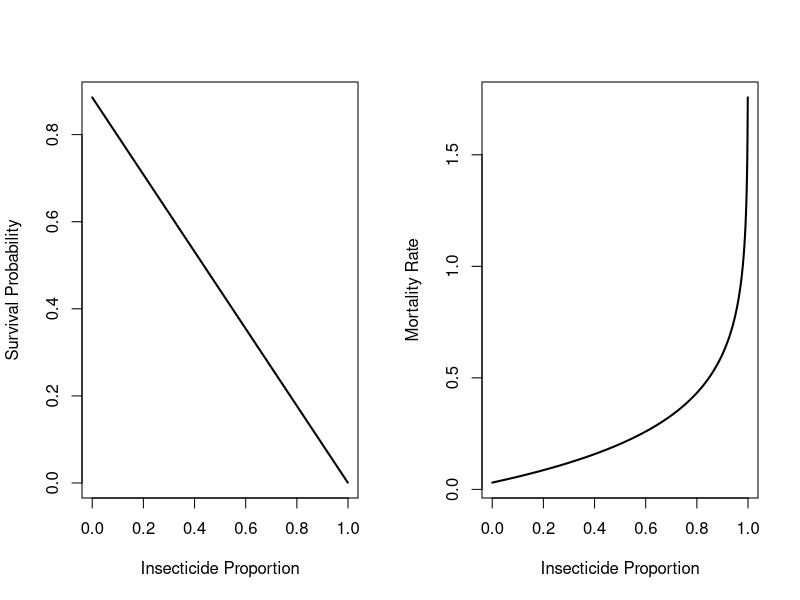

Reproduce this figure in R.


-1 * log(0.885)/4

qf <- 0.96
qn <- 0.98
feed.cyc <- 4
p <- 0.1

mat <- matrix(1:2000, ncol = 2)
mat[] <- NA
pmat <- seq(0,0.999,0.001)

for (i in 0:999){
  p <- i/1000
  
  val1 <- (1-p)* qf * qn^feed.cyc
  val2 <- -1 *log((1-p)* qf * qn^feed.cyc)/feed.cyc
  
  mat[i+1,1] <- val1
  mat[i+1,2] <- val2
}


-1 *log((1-p)* qf * qn^feed.cyc)/feed.cyc



par(mfrow=c(1,2))
plot(mat[1:1000,1] ~ pmat, lwd = 2, type = 'l', ylab =   "Survival Probability", xlab = "Insecticide Proportion" )
plot(mat[1:1000,2] ~ pmat, lwd = 2, type = 'l', ylab =   "Mortality Rate", xlab = "Insecticide Proportion" )
